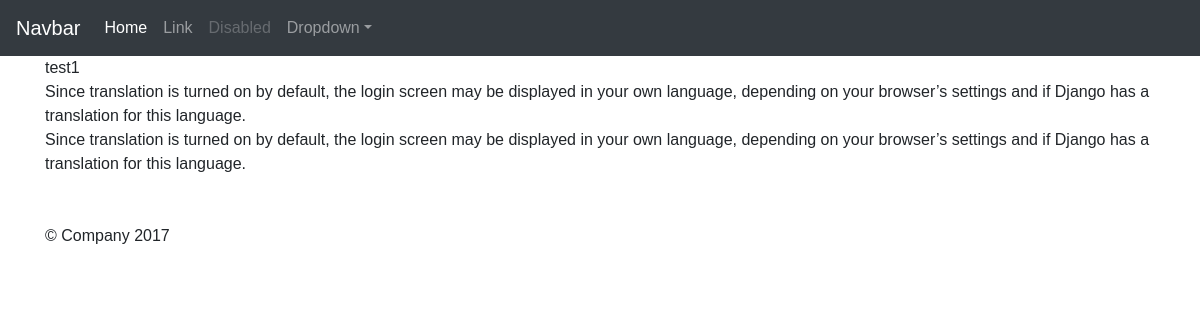
The page /pages/3/ on the database as committed earlier.
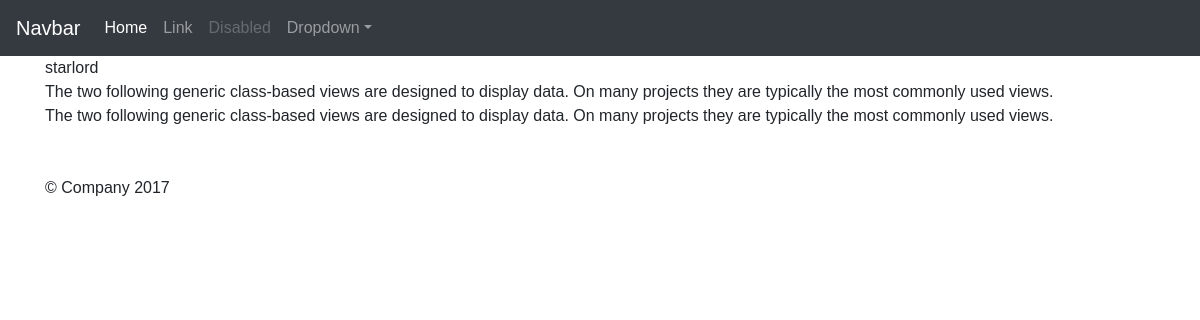
The same page on the database as committed later.
### pages/models.py (models this page shows)
class Candidate(models.Model):
	id_candidate = models.CharField(max_length=32, unique=True)
	userId = models.ForeignKey(settings.AUTH_USER_MODEL)
	name_candidate = models.CharField(max_length=60, unique=False)
	summary = models.TextField(max_length=500)
	descriptions = models.TextField(max_length=2000)
	slug = models.SlugField(unique=True)
	def __str__(self):
		return self.name_candidate
	def get_absolute_url(self):
		return reverse("candidate:detailcandidate", kwargs={"pk":self.pk})
	def save(self, *args, **kwargs):
            self.slug = slugify(self.name_candidate)
	    super(Candidate, self).save(*args, **kwargs)

### pages/views.py (the view, shortened to what this page needs)
# urls.py: url(r'^(?P<pk>\d+)/$', CandidateDetailView.as_view(), name='detailcandidate'),
class CandidateDetailView(DetailView):
    queryset = Candidate.objects.all()

### templates/pages/candidate_detail.html
{% extends 'base.html' %}
{% block content %}
{{ object.id_candidate }} <br>
{{ object.summary }} <br>
{{ object.descriptions }}
{% endblock content %}

Rows that differ between the two databases and show on the page:
changed Candidate: id_candidate "test1" → "starlord"; summary "Since translation is turned on by default, the login screen may be displayed in your own language, depending on your browser’s settings and if Django has a translation for this language." → "The two following generic class-based views are designed to display data. On many projects they are typically the most commonly used views."; descriptions "Since translation is turned on by default, the login screen may be displayed in your own language, depending on your browser’s settings and if Django has a translation for this language." → "The two following generic class-based views are designed to display data. On many projects they are typically the most commonly used views."
